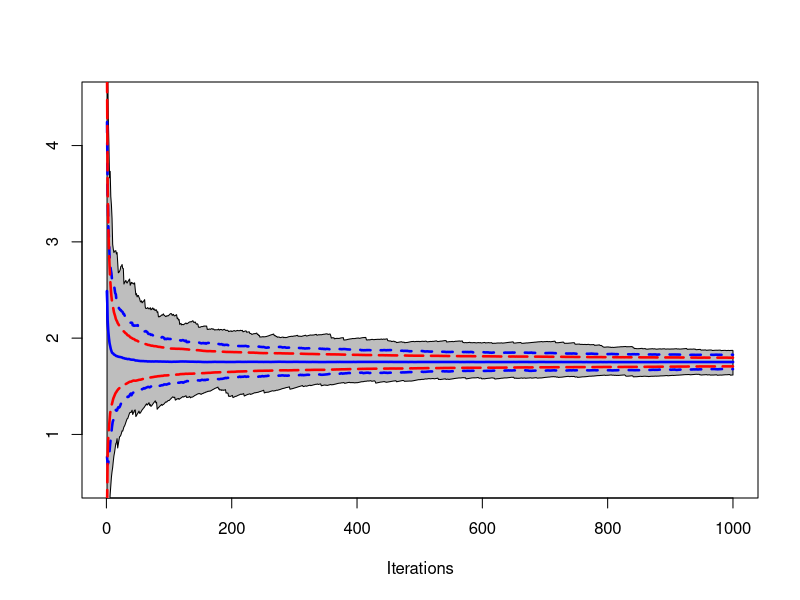
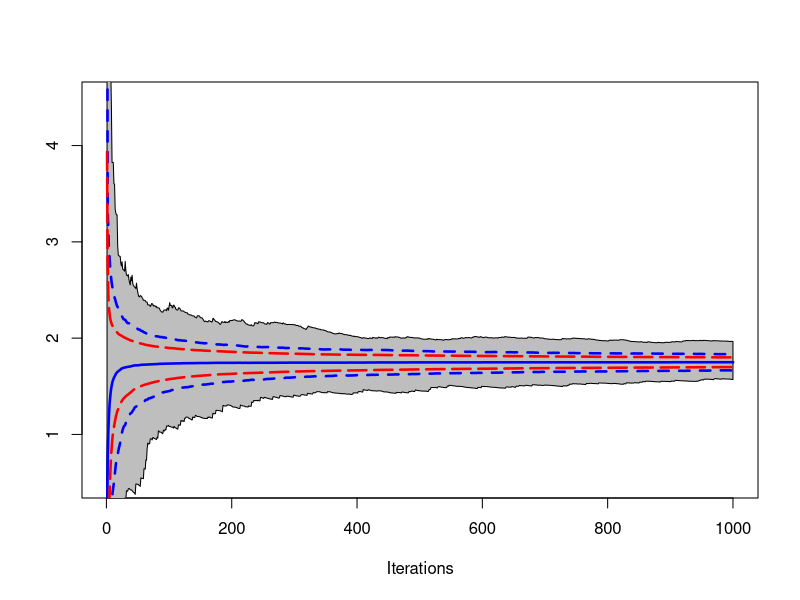

The R script that drew these images, in order:
############################################
## chp4: controling Monte Carlo variance ###
############################################

############################################
#### EX 4.2: Cauchy prior (Cauchy(0, 1))
#### univariate monitoring
set.seed(1)

h1 <- function(x){x/(1+x^2)}
h2 <- function(x){1/(1+x^2)}

## Implementation of a real confidence band:
N <- 1000 # Total number of simulations
M <- 1000  # Number of parallel estimators
uper <- round(.95*M)
loer <- round(.05*M)
uppa <- 0*(1:N)
lowa <- uppa
avery <- lowa
var <- avery
var1 <- avery
var2 <- avery
cova <- avery
Xlo <- lowa
Xhi <- lowa
kapa <- lowa # normalizing constant
estim1 <- 0*(1:M)
estim2 <- 0*(1:M)
estim <- estim1
for (i in 1:N){
  norma <- rnorm(M)+2.5 # x 
  ash1 <- h1(norma)
  ash2 <- h2(norma)
  estim1 <- estim1+ash1
  estim2 <- estim2+ash2
  
  ## Empirical evaluation
  estim <- sort(estim1/estim2)
  avery[i] <- mean(estim)
  lowa[i] <- estim[loer]
  uppa[i] <- estim[uper]
  Xlo[i] <- min(estim)
  Xhi[i] <- max(estim)
  
  ## Asymptotic variance evaluation
  kapa[i] <- mean(estim2)/i
  var1[i] <- var(estim1)
  var2[i] <- var(estim2)
  cova[i] <- cov(estim1,estim2)
  var[i] <- (var1[i]-2*avery[i]*cova[i]+avery[i]^2*var2[i])/(i^2*kapa[i]^2)
}


## plot
plot(avery,ylim=c(.5,4.5),xlab="Iterations",ylab="",type="l",
     lwd=2.5,col="blue")
polygon(c(1:N,N:1),c(Xlo,Xhi[N:1]),col="grey")
lines(avery,lwd=2.5,col="blue")
lines(uppa,lty=2,lwd=2.5,col="blue")
lines(lowa,lty=2,lwd=2.5,col="blue")
lines(avery+sqrt(var),lty=5,lwd=2.5,col="red")
lines(avery-sqrt(var),lty=5,lwd=2.5,col="red")
avery[N]

############################################
#### EX 4.4: continuation of Ex 4.2
#### importance sampling version
set.seed(2)

h1 <- function(x){x*exp(-(x-2.5)^2/2)}
h2 <- function(x){exp(-(x-2.5)^2/2)}

## Implementation of a real confidence band:
N <- 1000 # Total number of simulations
M <- 5000  # Number of parallel estimators
uper <- round(.95*M)
loer <- round(.05*M)
uppa <- 0*(1:N)
lowa <- uppa
avery <- lowa
var <- avery
var1 <- avery
var2 <- avery
cova <- avery
Xlo <- lowa
Xhi <- lowa
kapa <- lowa # normalizing constant
estim1 <- 0*(1:M)
estim2 <- 0*(1:M)
estim <- estim1
for (i in 1:N){
  norma <- rnorm(M)/rnorm(M) # this is a Cauchy (0,1)
  ash1 <- h1(norma)
  ash2 <- h2(norma)
  estim1 <- estim1+ash1
  estim2 <- estim2+ash2
  
  ## Empirical evaluation
  estim <- sort(estim1/estim2)
  avery[i] <- mean(estim)
  lowa[i] <- estim[loer]
  uppa[i] <- estim[uper]
  Xlo[i] <- min(estim)
  Xhi[i] <- max(estim)
  
  ## Asymptotic variance evaluation
  kapa[i] <- mean(estim2)/i
  var1[i] <- var(estim1)
  var2[i] <- var(estim2)
  cova[i] <- cov(estim1,estim2)
  var[i] <- (var1[i]-2*avery[i]*cova[i]+avery[i]^2*var2[i])/(i^2*kapa[i]^2)
}

## plot
plot(avery,ylim=c(.5,4.5),xlab="Iterations",ylab="",
     type="l",lwd=2.5,col="blue")
polygon(c(1:N,N:1),c(Xlo,Xhi[N:1]),col="grey")
lines(avery,lwd=2.5,col="blue")
lines(uppa,lty=2,lwd=2.5,col="blue")
lines(lowa,lty=2,lwd=2.5,col="blue")
lines(avery+sqrt(var),lty=5,lwd=2.5,col="red")
lines(avery-sqrt(var),lty=5,lwd=2.5,col="red")
print(avery[N])












